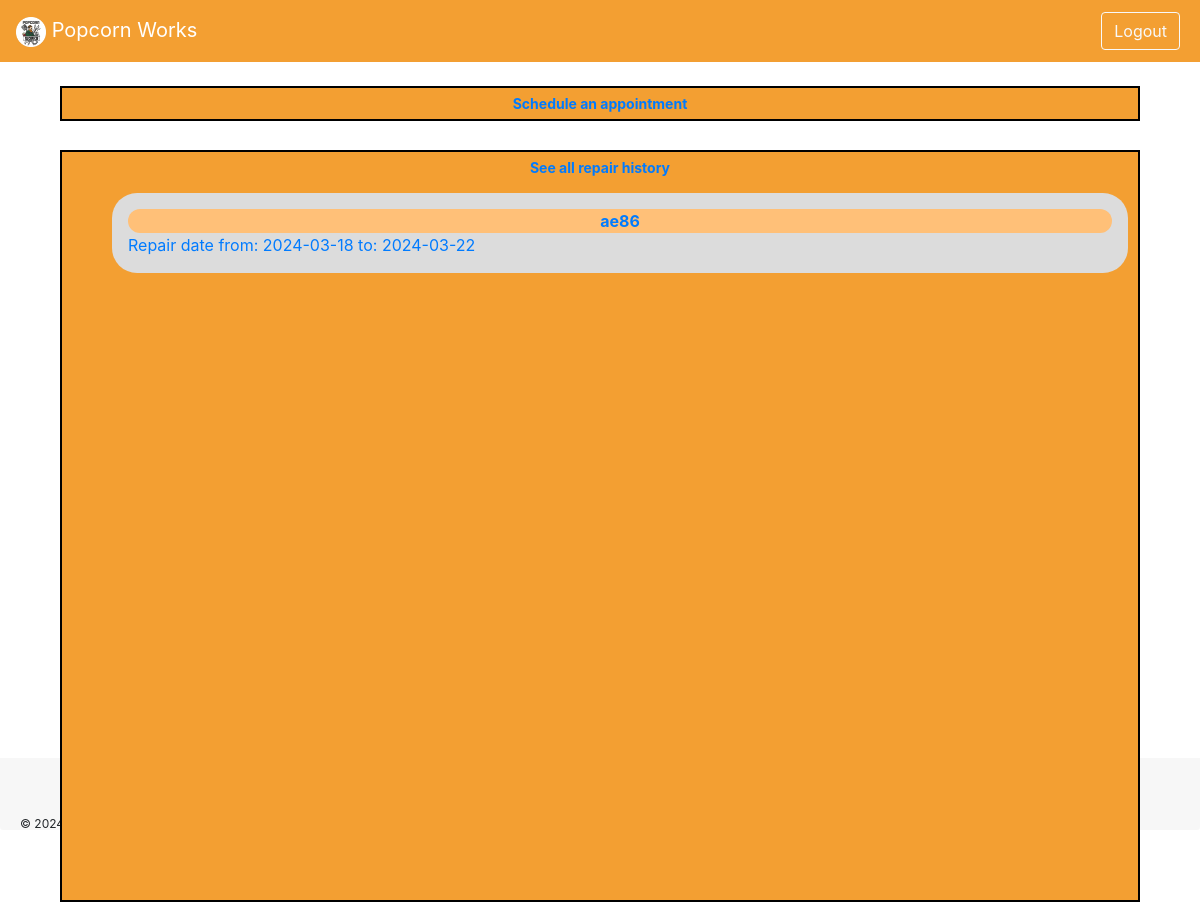
/customer/ (signed in), run on the app's committed database.
### models.py (models this page shows)
class Repair(Base):
    __tablename__ = "repair"
    id = Column(Integer, primary_key=True, index=True)
    car_name = Column(String)
    start_date = Column(String)
    end_date = Column(String)
    active = Column(Boolean, default=False)
    customer_id = Column(Integer, ForeignKey("user.id"))
    money = Column(Float, default=0.00)
    parts = relationship("PartsInRepair", back_populates="repair")

### routers/customer.py (the view)
@router.get("/", response_class=HTMLResponse)
async def customer_home_page(request: Request, db: Session = Depends(get_db)):
    redirection = check_user_role_and_redirect(request, db, 'customer')
    if redirection["is_needed"]:
        return redirection['redirection']
    user = get_current_user(request)
    customer_repairs = db.query(models.Repair).filter(
        models.Repair.customer_id == user['id']).all()
    return templates.TemplateResponse("customer.html", {"request": request,
                                                        "user": user,
                                                        "customer_repairs": customer_repairs})

### templates/customer.html
{% include 'layout.html' %}
<div class="corner-element top-mechanic" style="height: auto; margin-top: 1rem;">
    <a href="/customer/calendar">
        <div class="corner-title">Schedule an appointment</div>
    </a>
</div>
<div>
    <div class="corner-element top-mechanic" style="margin-top: 5em; height: 47em;">
        <a href="/customer/repairs">
            <div class="corner-title">See all repair history</div>
        </a>
        <div class="scrollable-mechanic-list">
            <ul>
                {% for repair in customer_repairs %}
                <a href="/customer/repairs/{{repair.id}}">
                    <li style="list-style: none;">
                        <div class="message-box">
                            <div class="email_box" style="background: #ffc078; height: auto;">
                                <strong>{{ repair.car_name}}</strong>
                            </div>
                            <div>Repair date from: {{repair.start_date}} to: {{repair.end_date}}</div>
                        </div>
                    </li>
                </a>
                {% endfor %}
            </ul>
        </div>
    </div>
</div>

### static/popcorn/css/base.css (style rules this page uses)
body { position: relative; background: #fafafa; color: #33333a; padding-top: 70px; }

### data on the page
Repair: car_name "ae86", start_date "2024-03-18", end_date "2024-03-22"
